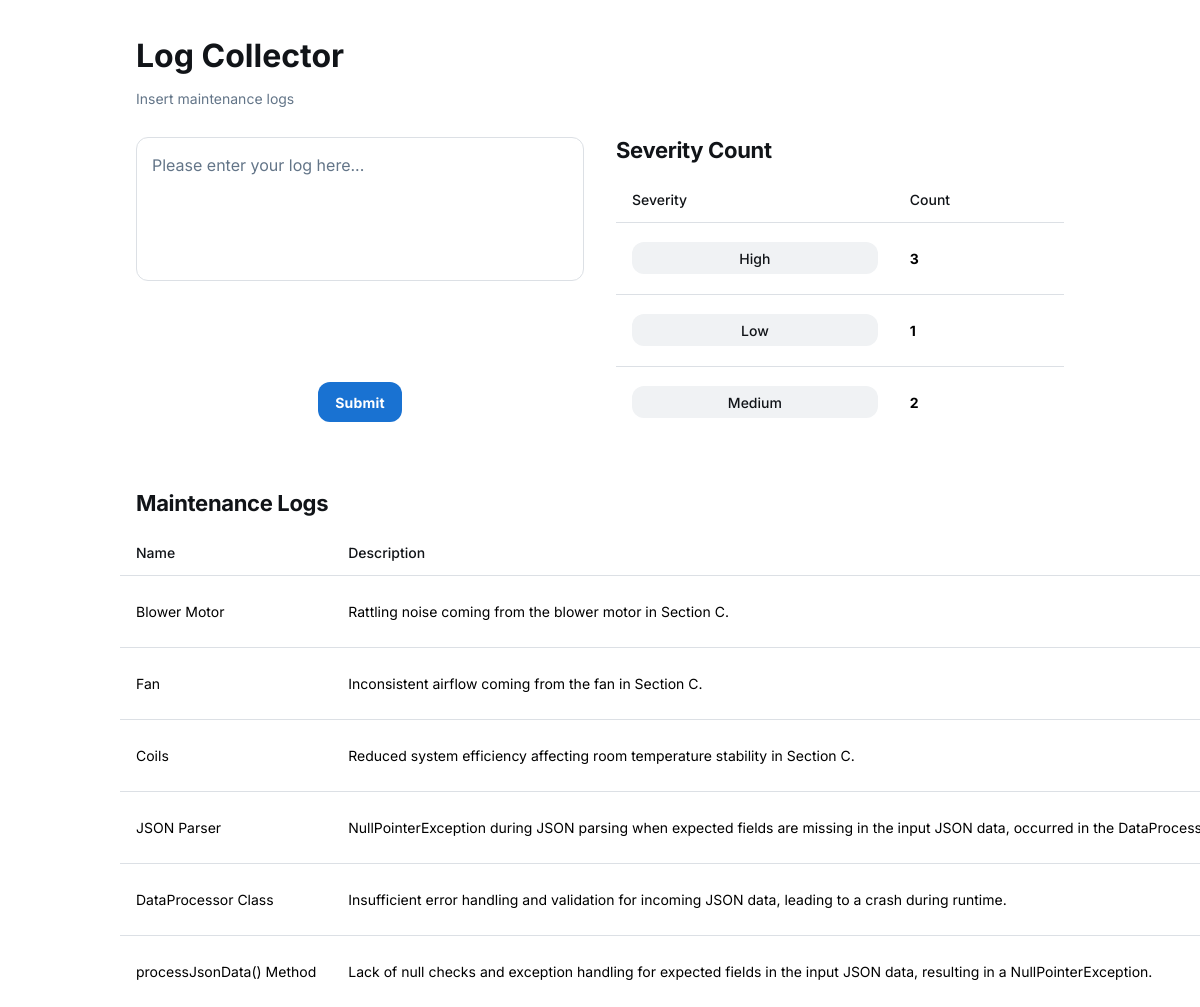
The page / on the database its author committed.
### main.py (models this page shows)
class Base(DeclarativeBase):
    pass

class Logs(Base):
    __tablename__ = 'logs'
    id: Mapped[int] = mapped_column(Integer, primary_key=True, nullable=False)
    name: Mapped[str] = mapped_column(String(200), nullable=True)
    description: Mapped[str] = mapped_column(String(200), nullable=True)
    severity: Mapped[str] = mapped_column(String(200), nullable=True)
    log_group: Mapped[str] = mapped_column(String(200), nullable=True)

### main.py (the view)
@app.route('/')
def home():
    with Session(engine) as session:
        logs = session.query(Logs).all()
        counts = session.query(Logs.severity, func.count(Logs.id).label('count')).group_by(Logs.severity).all()
        counts = [{"severity": count[0], "count": count[1]} for count in counts]
        logs = [{"name": log.name, "description": log.description, "severity": log.severity, "group": log.log_group} for log in logs]
    return render_template("home.html", data=logs, counts=counts)

### templates/home.html (shortened to what this page needs)
<html>
  <head>
    <script src="https://cdn.tailwindcss.com?plugins=forms,container-queries"></script>
  </head>
  <body>
    <div
      class="relative flex size-full min-h-screen flex-col bg-white group/design-root overflow-x-hidden"
      style="font-family: Inter, &quot;Noto Sans&quot;, sans-serif;"
    >
    <div class="layout-container flex h-full grow flex-col">
      <div class="px-6 flex flex-1 justify-center py-5">
          <div class="layout-content-container flex flex-col max-w-[960px] flex-1">
              <div class="flex flex-wrap justify-between gap-3 p-4">
                  <div class="flex min-w-72 flex-col gap-3">
                      <p class="text-[#111418] tracking-light text-[32px] font-bold leading-tight">Log Collector</p>
                      <p class="text-[#637588] text-sm font-normal leading-normal">Insert maintenance logs</p>
                  </div>
              </div>
              <div class="flex flex-wrap justify-between">
                  <form method="post" action="/parse" class="flex flex-col max-w-[480px] flex-1 px-4 py-3">
                      <div class="flex flex-col min-w-40 flex-1 mb-4">
                          <label>
                              <textarea
                                  name="log"
                                  placeholder="Please enter your log here..."
                                  class="form-input flex w-full min-w-0 flex-1 resize-none overflow-hidden rounded-xl text-[#111418] focus:outline-0 focus:ring-0 border border-[#dce0e5] bg-white focus:border-[#dce0e5] min-h-36 placeholder:text-[#637588] p-[15px] text-base font-normal leading-normal"
                              ></textarea>
                          </label>
                      </div>
                      <div class="flex justify-center">
                          <input
                              type="submit" class="flex min-w-[84px] max-w-[480px] cursor-pointer items-center justify-center overflow-hidden rounded-xl h-10 px-4 bg-[#1972d2] text-white text-sm font-bold leading-normal tracking-[0.015em]"
                          >
                      </div>
                  </form>
                  <div class="flex flex-col max-w-[480px] flex-1 px-4 py-3">
                      <h2 class="text-[#111418] text-[22px] font-bold leading-tight tracking-[-0.015em] pb-3">Severity Count</h2>
                      <div>
                          <table class="w-full">
                              <thead>
                                  <tr class="bg-white">
                                      <th class="px-4 py-3 text-left text-[#111418] text-sm font-medium leading-normal">Severity</th>
                                      <th class="px-4 py-3 text-left text-[#111418] text-sm font-medium leading-normal">Count</th>
                                  </tr>
                              </thead>
                              <tbody>
                                  {% for count in counts %}
                                  <tr class="border-t border-t-[#dce0e5]">
                                      <td class="h-[72px] px-4 py-2 text-sm font-normal leading-normal">
                                          <button class="flex cursor-pointer items-center justify-center overflow-hidden rounded-xl h-8 px-4 bg-[#f0f2f4] text-[#111418] text-sm font-medium leading-normal w-full">
                                              <span class="truncate">{{ count.severity }}</span>
                                          </button>
                                      </td>
                                      <td class="h-[72px] px-4 py-2 text-sm font-normal leading-normal">
                                          <span class="truncate"><b>{{ count.count }}</b></span>
                                      </td>
                                  </tr>
                                  {% endfor %}
                              </tbody>
                          </table>
                      </div>
                  </div>
              </div>
          </div>
      </div>
  </div>
        <footer class="flex justify-center">
          <div class="flex max-w-[960px] flex-1 flex-col">
            <h2 class="text-[#111418] text-[22px] font-bold leading-tight tracking-[-0.015em] px-4 pb-3 pt-5">Maintenance Logs</h2>
            <div class="">
              <div class=>
                <table class="flex-1">
                  <thead>
                    <tr class="bg-white">
                      <th class="table-e83b6655-75bd-4bad-a176-21794109a38d-column-240 px-4 py-3 text-left text-[#111418] w-60 text-sm font-medium leading-normal">Name</th>
                      <th class="table-e83b6655-75bd-4bad-a176-21794109a38d-column-240 px-4 py-3 text-left text-[#111418] w-60 text-sm font-medium leading-normal">Description</th>
                    </tr>
                  </thead>
                  <tbody>
                    {% for datum in data%}
                    <tr class="border-t border-t-[#dce0e5]">
                      <td class="table-e83b6655-75bd-4bad-a176-21794109a38d-column-240 h-[72px] px-4 py-2 w-60 text-sm font-normal leading-normal">
                        <span class="truncate">{{datum.name}}</span>
                      </td>
                      <td class="table-e83b6655-75bd-4bad-a176-21794109a38d-column-240 h-[72px] px-4 py-2 w-60 text-sm font-normal leading-normal">
                        <span class="truncate">{{datum.description}}</span>
                      </td>
                    </tr>
                    {% endfor %}
                  </tbody>
                </table>
              </div>
            </div>
          </div>
        </footer>
      </div>
  </body>
</html>

### rows shown on the page
Logs: name "Blower Motor", description "Rattling noise coming from the blower motor in Section C."
Logs: name "Fan", description "Inconsistent airflow coming from the fan in Section C."
Logs: name "Coils", description "Reduced system efficiency affecting room temperature stability in Section C."
Logs: name "JSON Parser", description "NullPointerException during JSON parsing when expected fields are missing in the input JSON data, occurred in the…"
Logs: name "DataProcessor Class", description "Insufficient error handling and validation for incoming JSON data, leading to a crash during runtime."
Logs: name "processJsonData() Method", description "Lack of null checks and exception handling for expected fields in the input JSON data, resulting in a NullPointerException."

### other values the page prints
{{ count.severity }} "High" "Low" "Medium"
{{ count.count }} "3" "1" "2"
